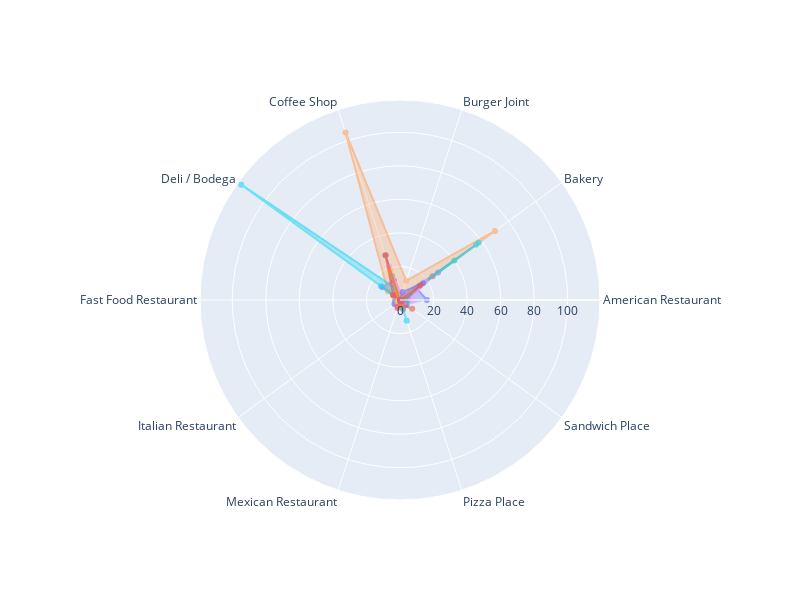

Notebook source saved alongside this figure:
### Code cell
distances, indices = nearest_neighbors.kneighbors(X_reduced[[2]])

fig = go.Figure()

for user_index in users_clusters_df.loc[users_clusters_df["cluster"] == 8]["user_index"].tolist():
    fig.add_trace(draw_user_radar(user_index))
    
fig.update_layout(
    height=600,
    width=800,
    margin=dict(
        l=200,
        r=200,
        b=100,
        t=100,
        pad=4
    ),
    showlegend=False
)

### Figure 1 — Plotly figure (JSON) as saved in the notebook; plotly's stock layout.template omitted (floating-point values rounded to 4 significant figures)
{"data": [{"fill": "toself", "name": "User 11", "opacity": 0.6, "r": [0, 11, 0, 28, 0, 1, 3, 0, 1, 1], "theta": ["American Restaurant", "Bakery", "Burger Joint", "Coffee Shop", "Deli / Bodega", "Fast Food Restaurant", "Italian Restaurant", "Mexican Restaurant", "Pizza Place", "Sandwich Place"], "type": "scatterpolar"}, {"fill": "toself", "name": "User 38", "opacity": 0.6, "r": [0, 14, 0, 0, 5, 1, 0, 0, 1, 0], "theta": ["American Restaurant", "Bakery", "Burger Joint", "Coffee Shop", "Deli / Bodega", "Fast Food Restaurant", "Italian Restaurant", "Mexican Restaurant", "Pizza Place", "Sandwich Place"], "type": "scatterpolar"}, {"fill": "toself", "name": "User 65", "opacity": 0.6, "r": [0, 40, 0, 0, 0, 3, 0, 0, 0, 0], "theta": ["American Restaurant", "Bakery", "Burger Joint", "Coffee Shop", "Deli / Bodega", "Fast Food Restaurant", "Italian Restaurant", "Mexican Restaurant", "Pizza Place", "Sandwich Place"], "type": "scatterpolar"}, {"fill": "toself", "name": "User 98", "opacity": 0.6, "r": [0, 14, 2, 12, 13, 0, 0, 0, 0, 0], "theta": ["American Restaurant", "Bakery", "Burger Joint", "Coffee Shop", "Deli / Bodega", "Fast Food Restaurant", "Italian Restaurant", "Mexican Restaurant", "Pizza Place", "Sandwich Place"], "type": "scatterpolar"}, {"fill": "toself", "name": "User 111", "opacity": 0.6, "r": [1, 10, 1, 4, 0, 2, 3, 0, 1, 0], "theta": ["American Restaurant", "Bakery", "Burger Joint", "Coffee Shop", "Deli / Bodega", "Fast Food Restaurant", "Italian Restaurant", "Mexican Restaurant", "Pizza Place", "Sandwich Place"], "type": "scatterpolar"}, {"fill": "toself", "name": "User 147", "opacity": 0.6, "r": [0, 56, 1, 1, 14, 1, 1, 0, 0, 0], "theta": ["American Restaurant", "Bakery", "Burger Joint", "Coffee Shop", "Deli / Bodega", "Fast Food Restaurant", "Italian Restaurant", "Mexican Restaurant", "Pizza Place", "Sandwich Place"], "type": "scatterpolar"}, {"fill": "toself", "name": "User 220", "opacity": 0.6, "r": [4, 10, 2, 9, 1, 0, 1, 1, 6, 4], "theta": ["American Restaurant", "Bakery", "Burger Joint", "Coffee Shop", "Deli / Bodega", "Fast Food Restaurant", "Italian Restaurant", "Mexican Restaurant", "Pizza Place", "Sandwich Place"], "type": "scatterpolar"}, {"fill": "toself", "name": "User 241", "opacity": 0.6, "r": [4, 17, 1, 0, 0, 0, 1, 0, 1, 0], "theta": ["American Restaurant", "Bakery", "Burger Joint", "Coffee Shop", "Deli / Bodega", "Fast Food Restaurant", "Italian Restaurant", "Mexican Restaurant", "Pizza Place", "Sandwich Place"], "type": "scatterpolar"}, {"fill": "toself", "name": "User 244", "opacity": 0.6, "r": [0, 10, 0, 7, 3, 1, 4, 1, 1, 0], "theta": ["American Restaurant", "Bakery", "Burger Joint", "Coffee Shop", "Deli / Bodega", "Fast Food Restaurant", "Italian Restaurant", "Mexican Restaurant", "Pizza Place", "Sandwich Place"], "type": "scatterpolar"}, {"fill": "toself", "name": "User 266", "opacity": 0.6, "r": [1, 9, 0, 19, 0, 0, 1, 0, 0, 0], "theta": ["American Restaurant", "Bakery", "Burger Joint", "Coffee Shop", "Deli / Bodega", "Fast Food Restaurant", "Italian Restaurant", "Mexican Restaurant", "Pizza Place", "Sandwich Place"], "type": "scatterpolar"}, {"fill": "toself", "name": "User 359", "opacity": 0.6, "r": [16, 12, 1, 12, 0, 0, 4, 0, 1, 5], "theta": ["American Restaurant", "Bakery", "Burger Joint", "Coffee Shop", "Deli / Bodega", "Fast Food Restaurant", "Italian Restaurant", "Mexican Restaurant", "Pizza Place", "Sandwich Place"], "type": "scatterpolar"}, {"fill": "toself", "name": "User 611", "opacity": 0.6, "r": [0, 24, 0, 0, 0, 0, 0, 5, 0, 1], "theta": ["American Restaurant", "Bakery", "Burger Joint", "Coffee Shop", "Deli / Bodega", "Fast Food Restaurant", "Italian Restaurant", "Mexican Restaurant", "Pizza Place", "Sandwich Place"], "type": "scatterpolar"}, {"fill": "toself", "name": "User 620", "opacity": 0.6, "r": [5, 8, 0, 15, 0, 1, 1, 1, 5, 2], "theta": ["American Restaurant", "Bakery", "Burger Joint", "Coffee Shop", "Deli / Bodega", "Fast Food Restaurant", "Italian Restaurant", "Mexican Restaurant", "Pizza Place", "Sandwich Place"], "type": "scatterpolar"}, {"fill": "toself", "name": "User 718", "opacity": 0.6, "r": [0, 28, 0, 1, 2, 0, 1, 1, 2, 0], "theta": ["American Restaurant", "Bakery", "Burger Joint", "Coffee Shop", "Deli / Bodega", "Fast Food Restaurant", "Italian Restaurant", "Mexican Restaurant", "Pizza Place", "Sandwich Place"], "type": "scatterpolar"}, {"fill": "toself", "name": "User 812", "opacity": 0.6, "r": [1, 70, 12, 105, 9, 0, 1, 0, 3, 1], "theta": ["American Restaurant", "Bakery", "Burger Joint", "Coffee Shop", "Deli / Bodega", "Fast Food Restaurant", "Italian Restaurant", "Mexican Restaurant", "Pizza Place", "Sandwich Place"], "type": "scatterpolar"}, {"fill": "toself", "name": "User 864", "opacity": 0.6, "r": [1, 58, 1, 7, 117, 0, 1, 0, 13, 0], "theta": ["American Restaurant", "Bakery", "Burger Joint", "Coffee Shop", "Deli / Bodega", "Fast Food Restaurant", "Italian Restaurant", "Mexican Restaurant", "Pizza Place", "Sandwich Place"], "type": "scatterpolar"}, {"fill": "toself", "name": "User 901", "opacity": 0.6, "r": [2, 12, 1, 3, 5, 2, 0, 0, 0, 1], "theta": ["American Restaurant", "Bakery", "Burger Joint", "Coffee Shop", "Deli / Bodega", "Fast Food Restaurant", "Italian Restaurant", "Mexican Restaurant", "Pizza Place", "Sandwich Place"], "type": "scatterpolar"}, {"fill": "toself", "name": "User 912", "opacity": 0.6, "r": [2, 12, 1, 1, 0, 0, 1, 0, 0, 0], "theta": ["American Restaurant", "Bakery", "Burger Joint", "Coffee Shop", "Deli / Bodega", "Fast Food Restaurant", "Italian Restaurant", "Mexican Restaurant", "Pizza Place", "Sandwich Place"], "type": "scatterpolar"}, {"fill": "toself", "name": "User 930", "opacity": 0.6, "r": [7, 19, 3, 21, 0, 1, 0, 4, 1, 3], "theta": ["American Restaurant", "Bakery", "Burger Joint", "Coffee Shop", "Deli / Bodega", "Fast Food Restaurant", "Italian Restaurant", "Mexican Restaurant", "Pizza Place", "Sandwich Place"], "type": "scatterpolar"}, {"fill": "toself", "name": "User 966", "opacity": 0.6, "r": [3, 9, 1, 18, 1, 0, 2, 0, 2, 0], "theta": ["American Restaurant", "Bakery", "Burger Joint", "Coffee Shop", "Deli / Bodega", "Fast Food Restaurant", "Italian Restaurant", "Mexican Restaurant", "Pizza Place", "Sandwich Place"], "type": "scatterpolar"}, {"fill": "toself", "name": "User 985", "opacity": 0.6, "r": [3, 17, 5, 0, 0, 0, 0, 0, 1, 1], "theta": ["American Restaurant", "Bakery", "Burger Joint", "Coffee Shop", "Deli / Bodega", "Fast Food Restaurant", "Italian Restaurant", "Mexican Restaurant", "Pizza Place", "Sandwich Place"], "type": "scatterpolar"}, {"fill": "toself", "name": "User 1037", "opacity": 0.6, "r": [1, 15, 0, 28, 5, 0, 0, 4, 3, 9], "theta": ["American Restaurant", "Bakery", "Burger Joint", "Coffee Shop", "Deli / Bodega", "Fast Food Restaurant", "Italian Restaurant", "Mexican Restaurant", "Pizza Place", "Sandwich Place"], "type": "scatterpolar"}], "layout": {"height": 600, "margin": {"b": 100, "l": 200, "pad": 4, "r": 200, "t": 100}, "polar": {"angularaxis": {"type": "category"}, "radialaxis": {"autorange": true, "range": [0, 119.2], "type": "linear"}}, "showlegend": false, "width": 800}}
